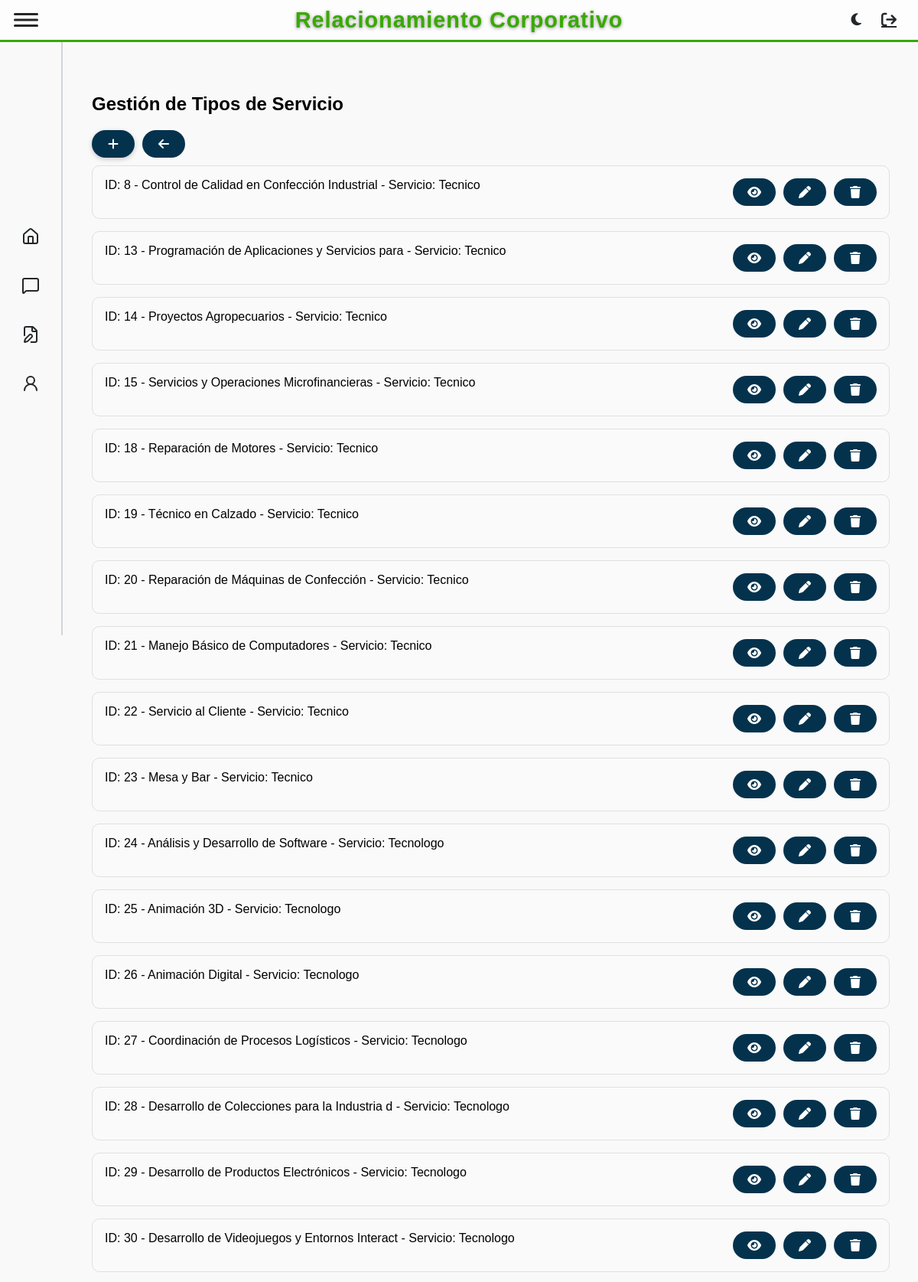
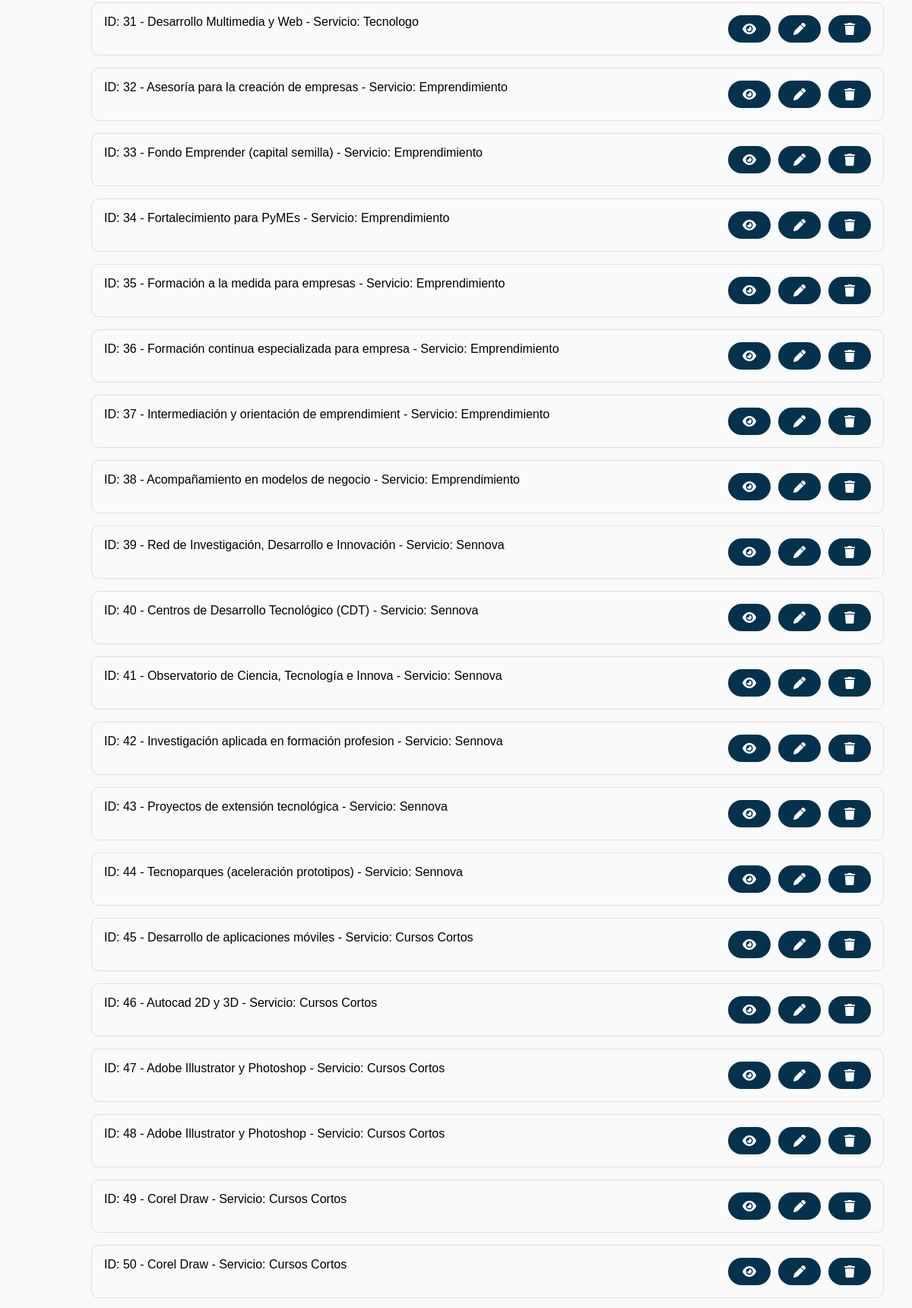
Screenshot of /tipoServicio/view (signed in, upper part) with the database file from the repository (2 pictures, top to bottom).
### tables this page shows
CREATE TABLE `tiposervicio` (
  `idTipoServicio` int(11) NOT NULL,
  `TipoServicio` varchar(100) NOT NULL,
  `FKidServicio` int(11) NOT NULL
);

CREATE TABLE `servicio` (
  `idServicio` int(11) NOT NULL,
  `Servicio` varchar(100) NOT NULL,
  `Color` varchar(7) NOT NULL
);

### app/controllers/baseController.php (called while the page is built, shortened)
<?php
class BaseController {
    public $layout = "default";
    public function render(string $view, array $arrayData = null) {
        $layout = MAIN_APP_ROUTE . "../views/layouts/{$this->layout}.php";
        include_once $layout;
    }
}

### app/controllers/tipoServicioController.php (called while the page is built, shortened)
<?php
require_once "baseController.php";
require_once MAIN_APP_ROUTE."../models/TipoServicioModel.php";
class TipoServicioController extends BaseController {
    public function view(){
        $tipoServicioObj = new TipoServicioModel();
        $tiposServicio = $tipoServicioObj->getAll();
        $data = [
            "titulo" => "Lista de Tipos de Servicio",
            "tiposServicio" => $tiposServicio
        ];
        $this->render('tipoServicio/view.php', $data);
    }
}

### app/models/BaseModel.php (called while the page is built, shortened)
<?php
abstract class BaseModel {
    public function __construct() {
        try {
            $options = [
                PDO::ATTR_ERRMODE => PDO::ERRMODE_EXCEPTION,
                PDO::ATTR_DEFAULT_FETCH_MODE => PDO::FETCH_OBJ
            ];
            $dsn = DRIVER.':host='.HOST.';dbname='.DATABASE;
            $this->dbConnection = new PDO($dsn, USERNAME_DB, PASSWORD_DB, $options);
        } catch (PDOException $ex) {
            echo 'Error en la conexión: '.$ex->getMessage();
            exit;
        }
    }
}

### app/models/tipoServicioModel.php (called while the page is built, shortened)
<?php
require_once MAIN_APP_ROUTE."../models/BaseModel.php";
class tipoServicioModel extends BaseModel {
    public function __construct(
        ?int $idTipoServicio = null,
        ?string $TipoServicio = null,
        ?int $FKidServicio = null
    ) {
        $this->table = "tiposervicio";
    }
    public function getAll(): array {
        try {
            $sql = "SELECT t.*, s.Servicio as NombreServicio
                    FROM $this->table t
                    LEFT JOIN servicio s ON t.FKidServicio = s.idServicio";
            return $this->dbConnection->query($sql)->fetchAll(PDO::FETCH_OBJ);
        } catch (PDOException $e) {
            throw new PDOException("Error al obtener tipos de servicio: " . $e->getMessage());
        }
    }
}

### app/views/tipoServicio/view.php (the view)
<div class="data-container">
    <h2>Gestión de Tipos de Servicio</h2>
    <div class="buttons">
            <a class="btn-add" href="/tipoServicio/new"><i class="fa fa-plus"></i></a>
            <a href="/usuario/indexAdministrador" class="btn btn-secondary" title="Volver"><i class="fas fa-arrow-left"></i></a>
        </div>
    <?php
    if (empty($tiposServicio)) {
        echo "<br>No se encuentran tipos de servicio en la base de datos";
    } else {
        foreach ($tiposServicio as $tipo) {
            echo "<div class='record'>
                <span>ID: {$tipo->idTipoServicio} - {$tipo->TipoServicio} - Servicio: {$tipo->NombreServicio}</span>
                <div class='buttons'>
                    <a href='/tipoServicio/view/{$tipo->idTipoServicio}'><i class='fas fa-eye'></i></a>
                    <a href='/tipoServicio/edit/{$tipo->idTipoServicio}'><i class='fas fa-pen'></i></a>
                    <a href='/tipoServicio/delete/{$tipo->idTipoServicio}'><i class='fas fa-trash'></i></a>
                </div>
            </div>";
        }
    }
    ?>
</div>

### public/css/styles_admin_layout.css (style rules this page uses)
html, body { height: 100vh; min-height: 100vh; }
body { display: flex; flex-direction: column; min-height: 100vh; margin: 0; font-family: sans-serif; background-color: #f9f9f9; transition: margin-left 0.3s ease; }
.btn-add { background-color: #04324D; color: white; text-decoration: none; font-size: 22px; padding: 8px 14px; border-radius: 50%; box-shadow: 0 2px 6px rgba(0,0,0,0.2); transition: background-color 0.3s ease; }
.record { border: 1px solid #e0e0e0; border-radius: 10px; padding: 16px; margin-bottom: 16px; background-color: #fafafa; display: flex; flex-wrap: wrap; gap: 20px; transition: box-shadow 0.2s ease; justify-content: space-between; margin-top: 10px; }
.buttons { display: flex; gap: 10px; }
.buttons a { background-color: #04324D; color: white; text-decoration: none; padding: 0 10px; border-radius: 20px; font-size: 16px; display: flex; align-items: center; justify-content: center; transition: background-color 0.3s ease; width: 36px; height: 36px; }

### rows the page displays
tiposervicio: idTipoServicio "8", TipoServicio "Control de Calidad en Confección Industrial", FKidServicio.Servicio "Tecnico"
tiposervicio: idTipoServicio "13", TipoServicio "Programación de Aplicaciones y Servicios para", FKidServicio.Servicio "Tecnico"
tiposervicio: idTipoServicio "14", TipoServicio "Proyectos Agropecuarios", FKidServicio.Servicio "Tecnico"
tiposervicio: idTipoServicio "15", TipoServicio "Servicios y Operaciones Microfinancieras", FKidServicio.Servicio "Tecnico"
tiposervicio: idTipoServicio "18", TipoServicio "Reparación de Motores", FKidServicio.Servicio "Tecnico"
tiposervicio: idTipoServicio "19", TipoServicio "Técnico en Calzado", FKidServicio.Servicio "Tecnico"
tiposervicio: idTipoServicio "20", TipoServicio "Reparación de Máquinas de Confección", FKidServicio.Servicio "Tecnico"
tiposervicio: idTipoServicio "21", TipoServicio "Manejo Básico de Computadores", FKidServicio.Servicio "Tecnico"
tiposervicio: idTipoServicio "22", TipoServicio "Servicio al Cliente", FKidServicio.Servicio "Tecnico"
tiposervicio: idTipoServicio "23", TipoServicio "Mesa y Bar", FKidServicio.Servicio "Tecnico"
tiposervicio: idTipoServicio "24", TipoServicio "Análisis y Desarrollo de Software", FKidServicio.Servicio "Tecnologo"
tiposervicio: idTipoServicio "25", TipoServicio "Animación 3D", FKidServicio.Servicio "Tecnologo"
tiposervicio: idTipoServicio "26", TipoServicio "Animación Digital", FKidServicio.Servicio "Tecnologo"
tiposervicio: idTipoServicio "27", TipoServicio "Coordinación de Procesos Logísticos", FKidServicio.Servicio "Tecnologo"
tiposervicio: idTipoServicio "28", TipoServicio "Desarrollo de Colecciones para la Industria d", FKidServicio.Servicio "Tecnologo"
tiposervicio: idTipoServicio "29", TipoServicio "Desarrollo de Productos Electrónicos", FKidServicio.Servicio "Tecnologo"
tiposervicio: idTipoServicio "30", TipoServicio "Desarrollo de Videojuegos y Entornos Interact", FKidServicio.Servicio "Tecnologo"
tiposervicio: idTipoServicio "31", TipoServicio "Desarrollo Multimedia y Web", FKidServicio.Servicio "Tecnologo"
tiposervicio: idTipoServicio "32", TipoServicio "Asesoría para la creación de empresas", FKidServicio.Servicio "Emprendimiento"
tiposervicio: idTipoServicio "33", TipoServicio "Fondo Emprender (capital semilla)", FKidServicio.Servicio "Emprendimiento"
tiposervicio: idTipoServicio "34", TipoServicio "Fortalecimiento para PyMEs", FKidServicio.Servicio "Emprendimiento"
tiposervicio: idTipoServicio "35", TipoServicio "Formación a la medida para empresas", FKidServicio.Servicio "Emprendimiento"
tiposervicio: idTipoServicio "36", TipoServicio "Formación continua especializada para empresa", FKidServicio.Servicio "Emprendimiento"
tiposervicio: idTipoServicio "37", TipoServicio "Intermediación y orientación de emprendimient", FKidServicio.Servicio "Emprendimiento"
tiposervicio: idTipoServicio "38", TipoServicio "Acompañamiento en modelos de negocio", FKidServicio.Servicio "Emprendimiento"
tiposervicio: idTipoServicio "39", TipoServicio "Red de Investigación, Desarrollo e Innovación", FKidServicio.Servicio "Sennova"
tiposervicio: idTipoServicio "40", TipoServicio "Centros de Desarrollo Tecnológico (CDT)", FKidServicio.Servicio "Sennova"
tiposervicio: idTipoServicio "41", TipoServicio "Observatorio de Ciencia, Tecnología e Innova", FKidServicio.Servicio "Sennova"
tiposervicio: idTipoServicio "42", TipoServicio "Investigación aplicada en formación profesion", FKidServicio.Servicio "Sennova"
tiposervicio: idTipoServicio "43", TipoServicio "Proyectos de extensión tecnológica", FKidServicio.Servicio "Sennova"
tiposervicio: idTipoServicio "44", TipoServicio "Tecnoparques (aceleración prototipos)", FKidServicio.Servicio "Sennova"
tiposervicio: idTipoServicio "45", TipoServicio "Desarrollo de aplicaciones móviles", FKidServicio.Servicio "Cursos Cortos"
tiposervicio: idTipoServicio "46", TipoServicio "Autocad 2D y 3D", FKidServicio.Servicio "Cursos Cortos"
tiposervicio: idTipoServicio "47", TipoServicio "Adobe Illustrator y Photoshop", FKidServicio.Servicio "Cursos Cortos"
tiposervicio: idTipoServicio "48", TipoServicio "Adobe Illustrator y Photoshop", FKidServicio.Servicio "Cursos Cortos"
tiposervicio: idTipoServicio "49", TipoServicio "Corel Draw", FKidServicio.Servicio "Cursos Cortos"
tiposervicio: idTipoServicio "50", TipoServicio "Corel Draw", FKidServicio.Servicio "Cursos Cortos"
